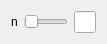
            <widget class="QWidget" name="page_2">
             <property name="geometry">
              <rect>
               <x>0</x>
               <y>0</y>
               <width>107</width>
               <height>42</height>
              </rect>
             </property>
             <attribute name="label">
              <string>Median</string>
             </attribute>
             <layout class="QVBoxLayout" name="verticalLayout_5">
              <item>
               <layout class="QHBoxLayout" name="horizontalLayout_4">
                <item>
                 <widget class="QLabel" name="label_9">
                  <property name="text">
                   <string>n</string>
                  </property>
                 </widget>
                </item>
                <item>
                 <widget class="QSlider" name="para_filt_med_n">
                  <property name="toolTip">
                   <string>A scalar or an N-length list giving the size of the median filter window in each dimension. Elements of kernel_size should be odd. If kernel_size is a scalar, then this scalar is used as the size in each dimension. Default size is 3 for each dimension.</string>
                  </property>
                  <property name="minimum">
                   <number>3</number>
                  </property>
                  <property name="orientation">
                   <enum>Qt::Horizontal</enum>
                  </property>
                 </widget>
                </item>
                <item>
                 <widget class="QLineEdit" name="txt_para_filt_med_n">
                  <property name="maximumSize">
                   <size>
                    <width>60</width>
                    <height>16777215</height>
                   </size>
                  </property>
                  <property name="inputMask">
                   <string>d00000000</string>
                  </property>
                  <property name="text">
                   <string>3</string>
                  </property>
                 </widget>
                </item>
               </layout>
              </item>
             </layout>
            </widget>
